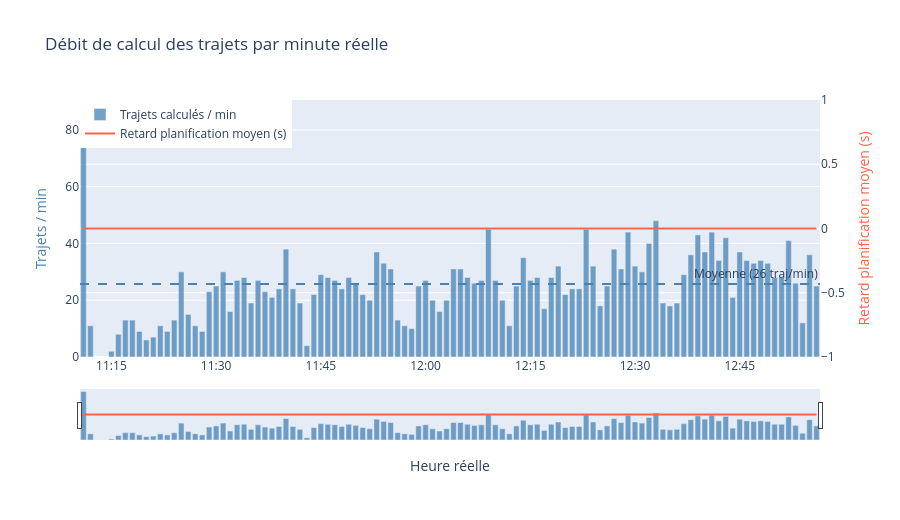

Notebook cell for this chart:
### Code cell
import plotly.graph_objects as go

fig_pm = go.Figure()
fig_pm.add_trace(go.Bar(
    x=per_min["real_min"], y=per_min["trips"],
    name="Trajets calculés / min", marker_color="steelblue", opacity=0.75, yaxis="y1",
))
fig_pm.add_hline(y=mean_trips_min, line_dash="dash", line_color="steelblue",
                 annotation_text=f"Moyenne ({mean_trips_min:.0f} traj/min)", yref="y1")
fig_pm.add_trace(go.Scatter(
    x=per_min["real_min"], y=per_min["avg_delay"],
    name=delay_label_min, line=dict(color="tomato", width=2), yaxis="y2",
))
fig_pm.update_layout(
    title="Débit de calcul des trajets par minute réelle",
    xaxis=dict(title="Heure réelle", tickformat="%H:%M", rangeslider=dict(visible=True)),
    yaxis=dict(title=dict(text="Trajets / min", font=dict(color="steelblue"))),
    yaxis2=dict(title=dict(text=delay_label_min, font=dict(color="tomato")), overlaying="y", side="right"),
    hovermode="x unified", height=520, legend=dict(x=0, y=1),
)
fig_pm.write_html(_stat_path("throughput_per_real_minute", "html"))
fig_pm.show()
